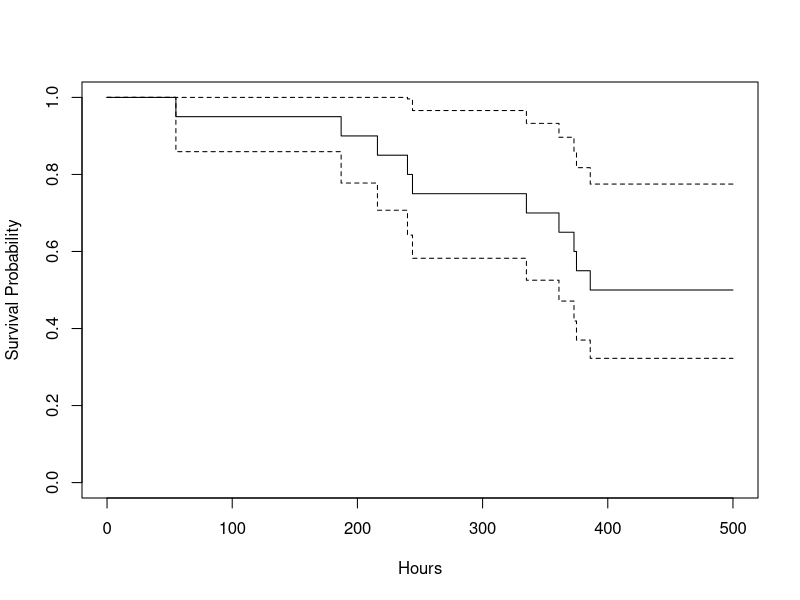
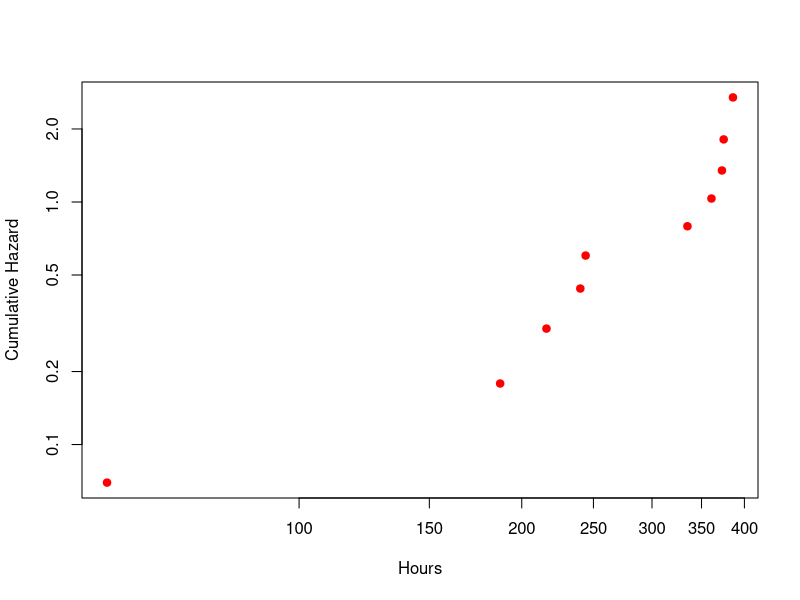
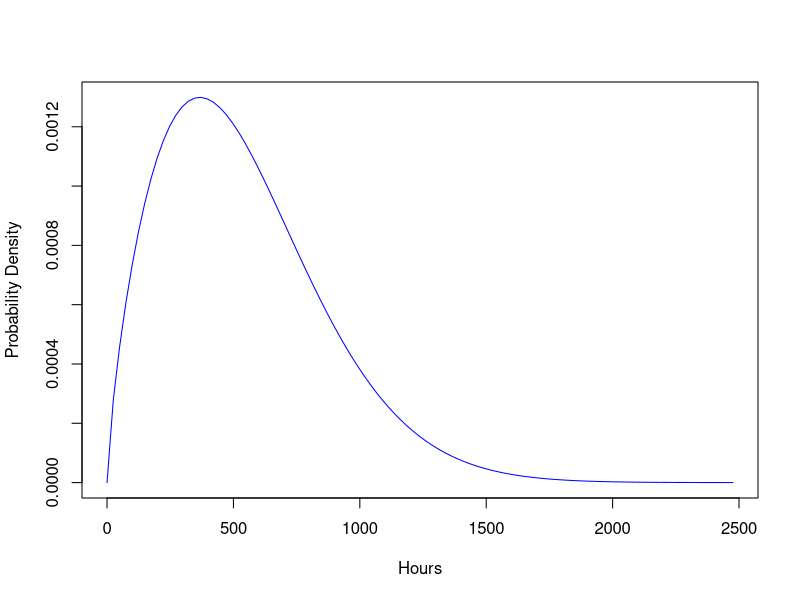

These charts were generated, in order, by the following R code:
#!/usr/bin/env Rscript
DATAPATH <- Sys.getenv("DATAPATH")

#R commands and output:

## Load the package containing special survival analysis functions.
require(survival)

## Create survival object.
failures = c(55, 187, 216, 240, 244, 335, 361, 373, 375, 386)
y = Surv(c(failures, rep(500, 10)), c(rep(1, length(failures)), rep(0, 10)))

## Fit survival data.
ys = survfit(y ~ 1, type="kaplan-meier")
summary(ys)

#> Call: survfit(formula = y ~ 1, type = "kaplan-meier")
#> 
#>  time n.risk n.event survival std.err lower 95% CI upper 95% CI
#>    55     20       1     0.95  0.0487        0.859        1.000
#>   187     19       1     0.90  0.0671        0.778        1.000
#>   216     18       1     0.85  0.0798        0.707        1.000
#>   240     17       1     0.80  0.0894        0.643        0.996
#>   244     16       1     0.75  0.0968        0.582        0.966
#>   335     15       1     0.70  0.1025        0.525        0.933
#>   361     14       1     0.65  0.1067        0.471        0.897
#>   373     13       1     0.60  0.1095        0.420        0.858
#>   375     12       1     0.55  0.1112        0.370        0.818
#>   386     11       1     0.50  0.1118        0.323        0.775

## Generate Kaplan-Meier survival curve.
plot(ys, xlab="Hours", ylab="Survival Probability")

## Generate a Weibull probability plot.
p = ppoints(failures, a=0.3)
plot(failures, -log(1-p), log="xy", pch=19, col="red",
     xlab="Hours", ylab="Cumulative Hazard")

## Estimate parameters for Weibull distribution.
yw = survreg(y ~ 1, dist="weibull")
summary(yw)

#> Call:
#> survreg(formula = y ~ 1, dist = "weibull")
#>              Value Std. Error     z         p
#> (Intercept)  6.407      0.205 31.20 9.80e-214
#> Log(scale)  -0.546      0.292 -1.87  6.15e-02
#> 
#> Scale= 0.58 
#> 
#> Weibull distribution
#> Loglik(model)= -75.1   Loglik(intercept only)= -75.1
#> Number of Newton-Raphson Iterations: 5 
#> n= 20 

## Log-likelihood and Akaike's Information Criterion
signif(summary(yw)$loglik, 5)


#> [1] -75.122 -75.122

signif(extractAIC(yw), 5)

#> [1]   2.00 154.24

## Maximum likelihood estimates:
## For the Weibull model, survreg fits log(T) = log(eta) +
## (1/beta)*log(E), where E has an exponential distribution with mean 1
## eta = Characteristic life (Scale) 
## beta = Shape

etaHAT <- exp(coefficients(yw)[1])
betaHAT <- 1/yw$scale
signif(c(eta=etaHAT, beta=betaHAT), 6)

#> eta.(Intercept)            beta 
#>       606.00500         1.72563 

## Lifetime: expected value and standard deviation.
muHAT = etaHAT * gamma(1 + 1/betaHAT)
sigmaHAT = etaHAT * sqrt(gamma(1+2/betaHAT) - (gamma(1+1/betaHAT))^2)
names(muHAT) = names(sigmaHAT) = names(betaHAT) = names(etaHAT) = NULL
signif(c(mu=muHAT, sigma=sigmaHAT), 6)

#>      mu   sigma 
#> 540.175 322.647

## Probability density of fitted model.
curve(dweibull(x, shape=betaHAT, scale=etaHAT),
      from=0, to=muHAT+6*sigmaHAT, col="blue",
      xlab="Hours", ylab="Probability Density")

## Weibull versus lognormal models.
yl = survreg(y ~ 1, dist="lognormal")
signif(c(lognormalAIC=extractAIC(yl)[2], weibullAIC=extractAIC(yw)[2]), 5)

#> lognormalAIC   weibullAIC 
#>       154.33       154.24
